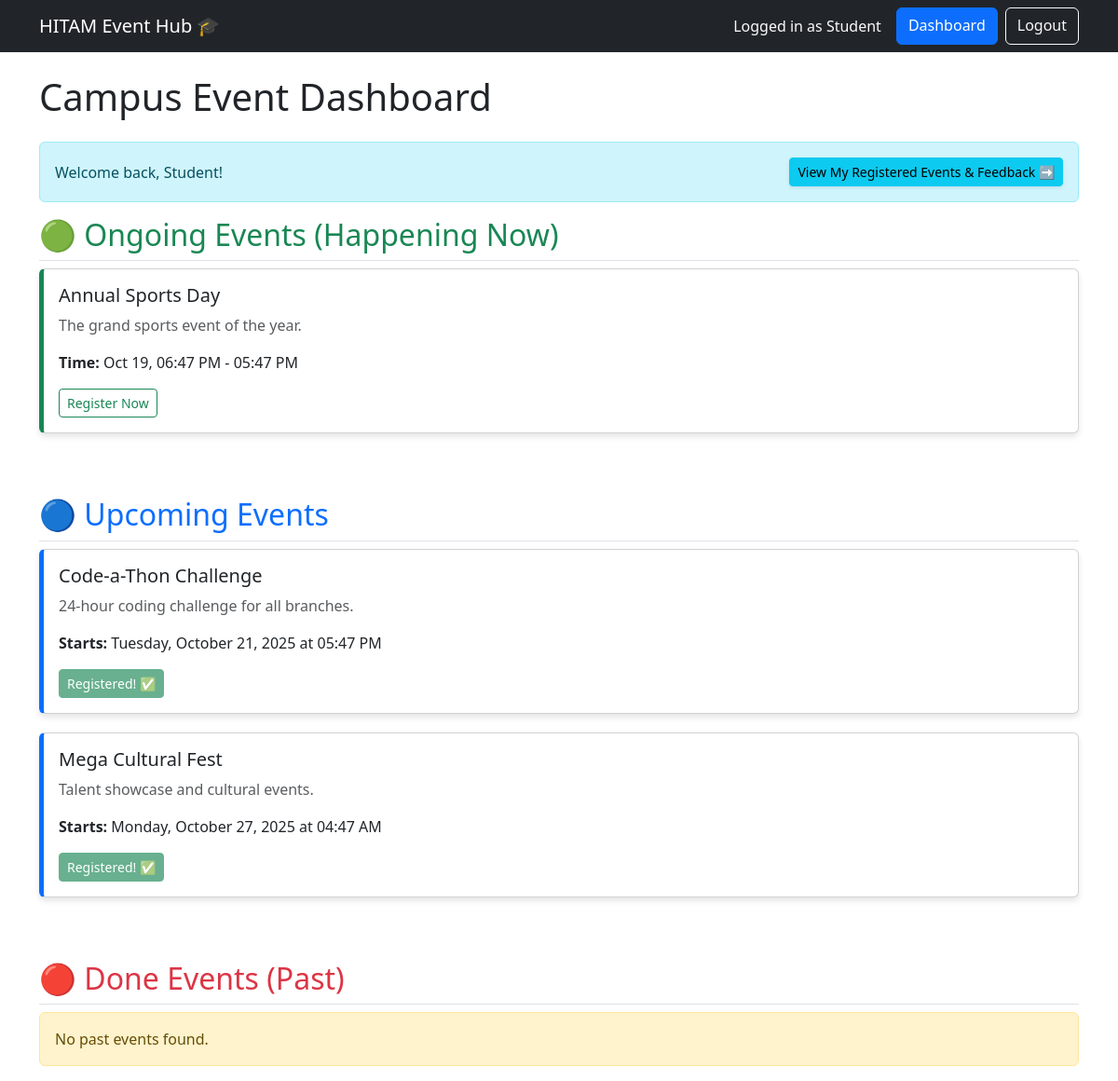
Screenshot of / (signed in) with the database file from the repository.
### app.py (models this page shows)
class Event(db.Model):
    id = db.Column(db.Integer, primary_key=True)
    title = db.Column(db.String(100), nullable=False)
    description = db.Column(db.Text, nullable=False)
    start_datetime = db.Column(db.DateTime, nullable=False)
    end_datetime = db.Column(db.DateTime, nullable=False)
    venue_id = db.Column(db.Integer, db.ForeignKey('venue.id'))
    organizer_id = db.Column(db.Integer, db.ForeignKey('user.id'))
    status = db.Column(db.String(20), default='pending')

### app.py (the view)
@app.route('/')
def index():
    approved_events = Event.query.filter_by(status='approved').order_by(Event.start_datetime).all()
    user_id = session.get('user_id')
    events_with_status = []
    registered_event_ids = []
    feedback_event_ids = []
    if user_id:
        registered_event_ids = [reg.event_id for reg in EventRegistration.query.filter_by(user_id=user_id).all()]
        feedback_event_ids = [fb.event_id for fb in Feedback.query.filter_by(user_id=user_id).all()]
    for event in approved_events:
        event.dynamic_status = get_event_status(event)
        event.is_registered = event.id in registered_event_ids
        event.has_feedback = event.id in feedback_event_ids
        events_with_status.append(event)
    ongoing = [e for e in events_with_status if e.dynamic_status == 'Ongoing']
    upcoming = [e for e in events_with_status if e.dynamic_status == 'Upcoming']
    done = [e for e in events_with_status if e.dynamic_status == 'Done']
    return render_template('index.html', ongoing=ongoing, upcoming=upcoming, done=done)

### app.py (called while the page is built)
def get_event_status(event):
    now = datetime.now()
    if event.start_datetime <= now and event.end_datetime >= now:
        return 'Ongoing'
    elif event.start_datetime > now:
        return 'Upcoming'
    else:
        return 'Done'

### templates/index.html (shortened to what this page needs)
{% extends "base.html" %}
{% block content %}
<h1 class="mb-4">Campus Event Dashboard</h1>
{% set current_user_id = session.get('user_id') %}
{% set current_user_role = session.get('role') %}
{% if current_user_id and current_user_role == 'student' %}
<div class="alert alert-info d-flex justify-content-between align-items-center">
    <span>Welcome back, Student!</span>
    <a href="{{ url_for('my_registrations') }}" class="btn btn-sm btn-info shadow-sm">
        View My Registered Events & Feedback ➡️
    </a>
</div>
{% endif %}
<div class="row">
    <div class="col-md-12">
        <h2 class="text-success border-bottom pb-2">🟢 Ongoing Events (Happening Now)</h2>
        {% if ongoing %}
            {% for event in ongoing %}
            <div class="card event-card ongoing">
                <div class="card-body">
                    <h5 class="card-title">{{ event.title }}</h5>
                    <p class="card-text text-muted">{{ event.description }}</p>
                    <p class="card-text">
                        <strong>Time:</strong> {{ event.start_datetime.strftime('%b %d, %I:%M %p') }} - {{ event.end_datetime.strftime('%I:%M %p') }}
                    </p>
                    {% if not current_user_id or current_user_role != 'student' %}
                        <a href="{{ url_for('login') }}" class="btn btn-sm btn-outline-primary">Login to Register</a>
                    {% elif event.is_registered %}
                        <button class="btn btn-sm btn-success" disabled>Registered! ✅</button>
                    {% else %}
                        <form method="POST" action="{{ url_for('register_event', event_id=event.id) }}" style="display:inline;">
                            <button type="submit" class="btn btn-sm btn-outline-success">Register Now</button>
                        </form>
                    {% endif %}
                </div>
            </div>
            {% endfor %}
        {% else %}
            <div class="alert alert-info">No events are currently ongoing!</div>
        {% endif %}
    </div>
</div>
<div class="row mt-5">
    <div class="col-md-12">
        <h2 class="text-primary border-bottom pb-2">🔵 Upcoming Events</h2>
        {% if upcoming %}
            {% for event in upcoming %}
            <div class="card event-card upcoming">
                <div class="card-body">
                    <h5 class="card-title">{{ event.title }}</h5>
                    <p class="card-text text-muted">{{ event.description }}</p>
                    <p class="card-text">
                        <strong>Starts:</strong> {{ event.start_datetime.strftime('%A, %B %d, %Y at %I:%M %p') }}
                    </p>
                    {% if not current_user_id or current_user_role != 'student' %}
                        <a href="{{ url_for('login') }}" class="btn btn-sm btn-outline-primary">Login to Register</a>
                    {% elif event.is_registered %}
                        <button class="btn btn-sm btn-success" disabled>Registered! ✅</button>
                    {% else %}
                        <form method="POST" action="{{ url_for('register_event', event_id=event.id) }}" style="display:inline;">
                            <button type="submit" class="btn btn-sm btn-primary">Register Now</button>
                        </form>
                    {% endif %}
                </div>
            </div>
            {% endfor %}
        {% else %}
            <div class="alert alert-info">No upcoming events scheduled yet.</div>
        {% endif %}
    </div>
</div>
<div class="row mt-5">
    <div class="col-md-12">
        <h2 class="text-danger border-bottom pb-2">🔴 Done Events (Past)</h2>
        {% if done %}
            {% for event in done %}
            <div class="card event-card done">
                <div class="card-body">
                    <h5 class="card-title">{{ event.title }}</h5>
                    <p class="card-text text-muted">{{ event.description }}</p>
                    <p class="card-text">
                        <small>Held on: {{ event.start_datetime.strftime('%B %d, %Y') }}</small>
                    </p>
                    {% if current_user_id and current_user_role == 'student' %}
                        {% if event.has_feedback %}
                            <button class="btn btn-sm btn-outline-secondary" disabled>Feedback Submitted</button>
                        {% else %}
                            <a href="{{ url_for('submit_feedback', event_id=event.id) }}" class="btn btn-sm btn-warning">Provide Feedback ⭐️</a>
                        {% endif %}
                    {% else %}
                        <button class="btn btn-sm btn-outline-danger" disabled>Event Completed</button>
                    {% endif %}
                </div>
            </div>
            {% endfor %}
        {% else %}
            <div class="alert alert-warning">No past events found.</div>
        {% endif %}
    </div>
</div>
{% endblock %}

### templates/base.html (style rules this page uses)
.event-card { margin-bottom: 20px; box-shadow: 0 4px 6px rgba(0, 0, 0, 0.1); }
.ongoing { border-left: 5px solid #198754; }
.upcoming { border-left: 5px solid #0d6efd; }

### rows the page displays
Event: title "Annual Sports Day", description "The grand sports event of the year.", start_datetime "Oct 19, 06:47 PM", end_datetime "05:47 PM"
Event: title "Code-a-Thon Challenge", description "24-hour coding challenge for all branches.", start_datetime "Tuesday, October 21, 2025 at 05:47 PM"
Event: title "Mega Cultural Fest", description "Talent showcase and cultural events.", start_datetime "Monday, October 27, 2025 at 04:47 AM"

### other values shown
{{ session.get('role').capitalize() }} "Student"
